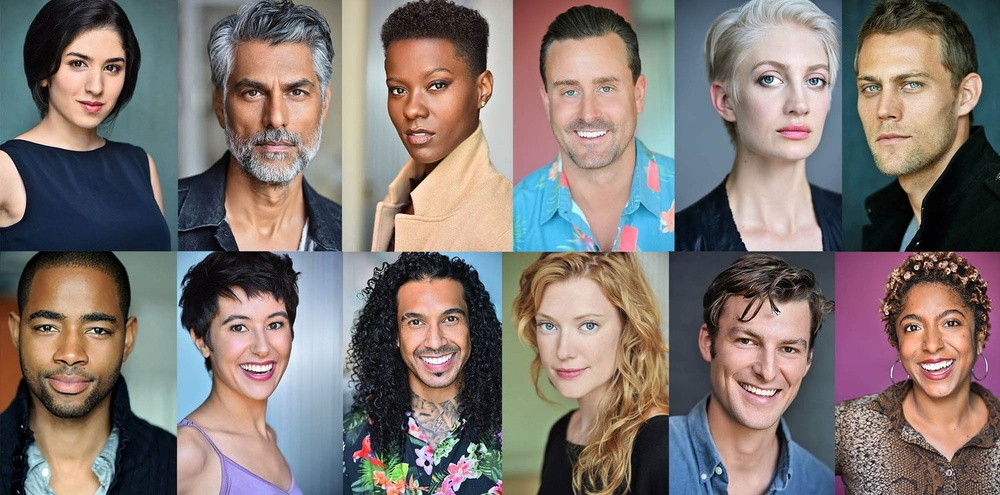
#> input picture homeworks/hw1/images/headshots.jpeg, 1000 x 495 px, shrunk from 1500 x 743 before the run
$ python thermalVision.py
#> lines starting #> are read from the running program, lines starting #| are printed output that depends on the picture
"""
Faux thermal vision filter.

Michael Massone
5/29/2024
CS5330
Homework 1
"""

##################################################################################################
## Libraries
##################################################################################################

import sys
from pathlib import Path
import cv2
import numpy as np
import matplotlib.pyplot as plt
from PIL import Image


##################################################################################################
# Pathing
##################################################################################################

# set file paths
BASE_DIR = Path.cwd() # get working dir
IMAGE_FILENAME = 'headshots'
FILE_EXT = '.jpeg'
IMAGE_PATH = BASE_DIR / 'images' # path to images

print('Current working directory:', BASE_DIR)


##################################################################################################
## Functions
##################################################################################################
def show_image(image_path: Path, color_mode=0, image_name=IMAGE_FILENAME, show=False):
    '''
    Description: This function displays an image using openCV.

        https://docs.opencv.org/4.x/d4/da8/group__imgcodecs.html

    Inputs:
            image_path (Path): Path to image.
             color_mode(int)->0: openCV image colormode:
                                                     0 = grayscale (default)
                                                     1 = RGB
                                                    -1 = unchanged for original image
            image_name (str): Name for image, default is file name of image.
            show(bool)->False: If True will display image using matplotlib.

    Outputs:
            image_name (str): Image name
                   img (ndarray): cv2 image

    '''

    try:
        # Create openCV image obj
        img = cv2.imread(str(image_path), color_mode)

        # Dheck img create successfully
        if img is None:
            raise FileNotFoundError(f"No image found at {str(image_path)}.")


        # convert color channel order
        if color_mode != 0:
            img = cv2.cvtColor(img, cv2.COLOR_BGR2RGB) # cv2 (BGR) -> matplotlib (RGB)

        # display image
        if show:
            if color_mode == 0:
                plt.imshow(img, cmap='gray')
            else:
                plt.imshow(img)
            plt.title(image_name)
            plt.show()

        return  image_name, img


    except FileNotFoundError as e:
        print(e, file=sys.stderr)
        return None
    except Exception as e:
        print(f"An unexpected error occurred: {e}", file=sys.stderr)
        return None

##################################################################################################
def thermalVision(img):
    '''
    Description:    Creates a faux thermal vision rendering of a grayscale img by mapping
                    the grayscale values to an 256 step interpolation from B->G-R.

    Inputs:
            img (ndarray): Grayscale image as ndarray

    Outputs:
            thermal_img (ndarray): faux thermal image

    '''
    # get dimensions of image
    height, width = img.shape

    # create new 3d array for color image
    thermal_img = np.zeros([height, width, 3], dtype=np.uint8)

    # define the colors in RGB format
    BLUE = np.array([255, 0, 0])
    GREEN = np.array([127, 255, 127])
    RED = np.array([0, 0, 255])

    # steps to interpolate
    steps = int(256/2)

    # interpolation factors
    interp_factors = np.linspace(0, 1, steps)

    # init lists to hold the interpolated values
    interpolated_colors_B2G = []
    interpolated_colors_G2R = []

    # interpolate between BLUE and GREEN for 0->127
    for factor in interp_factors:
        interpolated_color = (1 - factor) * BLUE + factor * GREEN
        interpolated_colors_B2G.append(interpolated_color)

    # interpolate between GREEN and RED for 128->255
    for factor in interp_factors:
        interpolated_color = (1 - factor) * GREEN + factor * RED
        interpolated_colors_G2R.append(interpolated_color)

    # convert to uint8
    interpolated_colors_B2G = np.array(interpolated_colors_B2G, dtype=np.uint8)
    interpolated_colors_G2R = np.array(interpolated_colors_G2R, dtype=np.uint8)

    # concat array into a single range
    thermal_color_range = np.concatenate((interpolated_colors_B2G, interpolated_colors_G2R), axis=0)
    print(thermal_color_range)

    for i in range(height):
        for j in range(width):
            # print some of the mapping to check
            #if img[i][j] % 50 == 0:
                #print(str(img[i][j]) + " -> " + str(thermal_color_range[img[i][j]]))
            thermal_img[i][j] = thermal_color_range[img[i][j]]

    return thermal_img


##################################################################################################
## Main
##################################################################################################
def main():

    # read and show orignal image
    image_name, img = show_image((IMAGE_PATH / (IMAGE_FILENAME + FILE_EXT)),
                                 color_mode=1
                                 )
#> in show_image, img is the input picture: shape (495, 1000, 3); mean B, G, R 113.4, 117.4, 127.6
#> image_name = 'headshots'

    # read and show orignal image
    grayscale_image_name, grayscale_img = show_image((IMAGE_PATH / (IMAGE_FILENAME + FILE_EXT)),
                                                     color_mode=0,
                                                     image_name= IMAGE_FILENAME +'_grayscale'
                                                     )
#> call 2 of show_image, with color_mode = 0, image_name = 'headshots_grayscale', show = False
#> in show_image (call 2), `img = cv2.imread(str(image_path), color_mode)`:
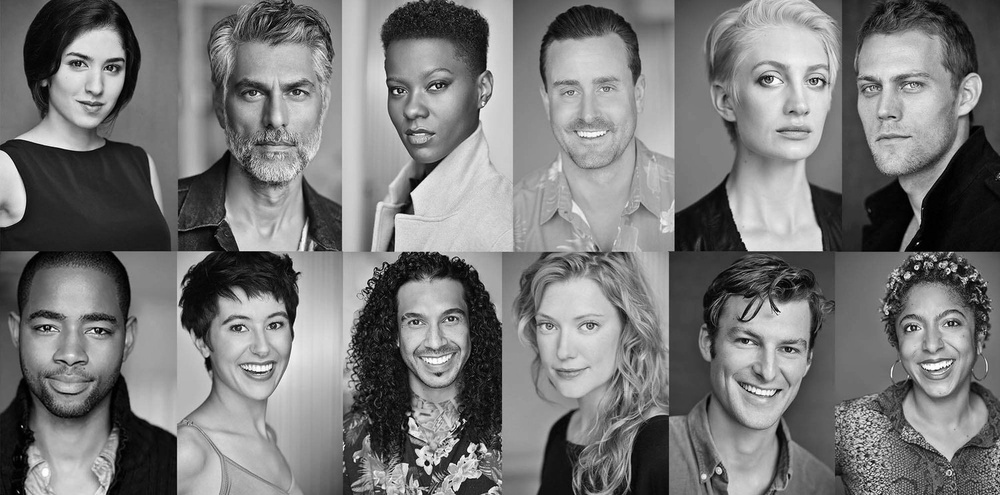
#> img: shape (495, 1000); min 0, max 255, mean 120
#> grayscale_image_name = 'headshots_grayscale'

    # create thermal image
    thermal_img = thermalVision(grayscale_img)
#> after the loop in thermalVision, `for i in range(height):`:
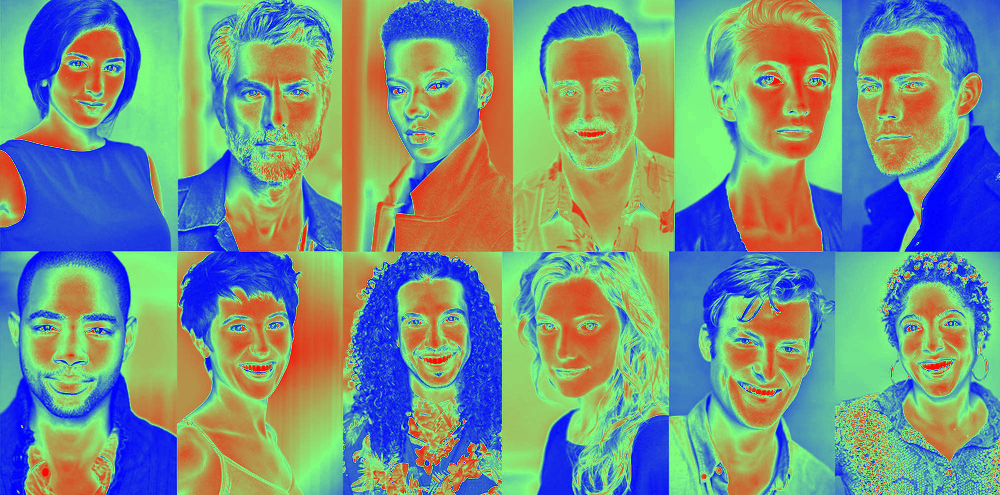
#> thermal_img: shape (495, 1000, 3); mean of channels 0, 1, 2 134.5, 147.6, 119.5; drawn as B, G, R
    thermal_img_name = IMAGE_FILENAME + '_thermal'
    thermal_img_path = thermal_img_name + '.jpg'

    # BGR -> RGB
    thermal_img = thermal_img[...,::-1]

    # save image a .jpg using pil
    pil_img = Image.fromarray(thermal_img)
    pil_img.save(IMAGE_PATH / thermal_img_path)

    # read and show image
    thermal_image_name, thermal_img = show_image((IMAGE_PATH / thermal_img_path),
                                                 color_mode=1,
                                                 image_name=thermal_img_name,
                                                 )
#> call 3 of show_image, with color_mode = 1, image_name = 'headshots_thermal', show = False
#> in show_image (call 3), `img = cv2.imread(str(image_path), color_mode)`:
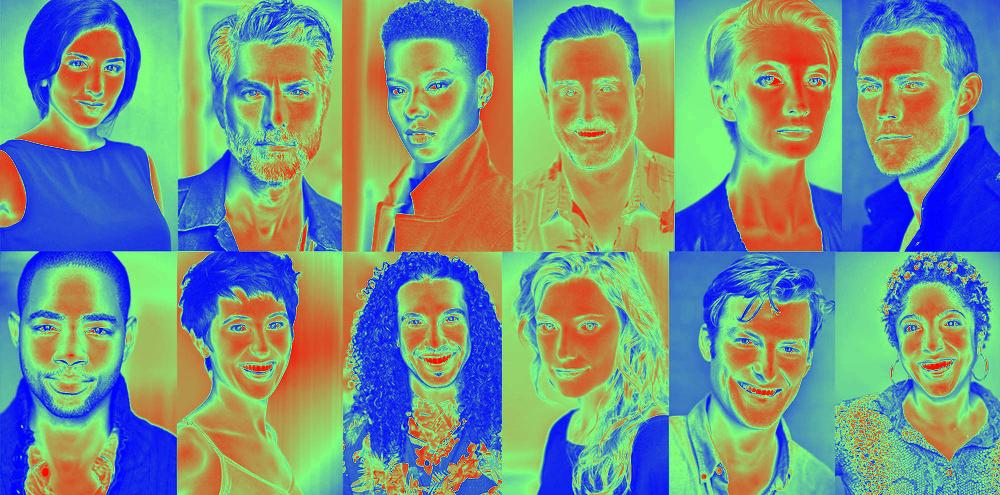
#> img: shape (495, 1000, 3); mean B, G, R 134.5, 147.6, 119.5
#> thermal_image_name = 'headshots_thermal'

    # plot together
    fig, axs = plt.subplots(3, 1, figsize=(5, 9))

    axs[0].imshow(img)
    axs[0].set_title(image_name)
    axs[0].axis('off')

    axs[1].imshow(grayscale_img, cmap='gray')
    axs[1].set_title(grayscale_image_name)
    axs[1].axis('off')

    axs[2].imshow(thermal_img)
    axs[2].set_title(thermal_image_name)
    axs[2].axis('off')

    plt.tight_layout()
    plt.savefig('images/thermal_results.png')
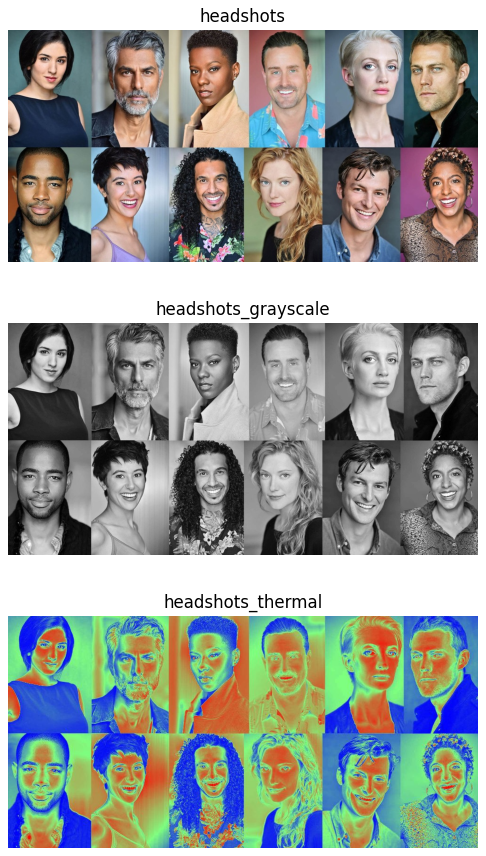
#> figure drawn by matplotlib, 3 panels
    plt.show()

##################################################################################################
## END
##################################################################################################
if __name__ == '__main__':
    main()

$ run again, with homeworks/hw1/images/dark_image_equalized.jpg copied over homeworks/hw1/images/headshots.jpeg
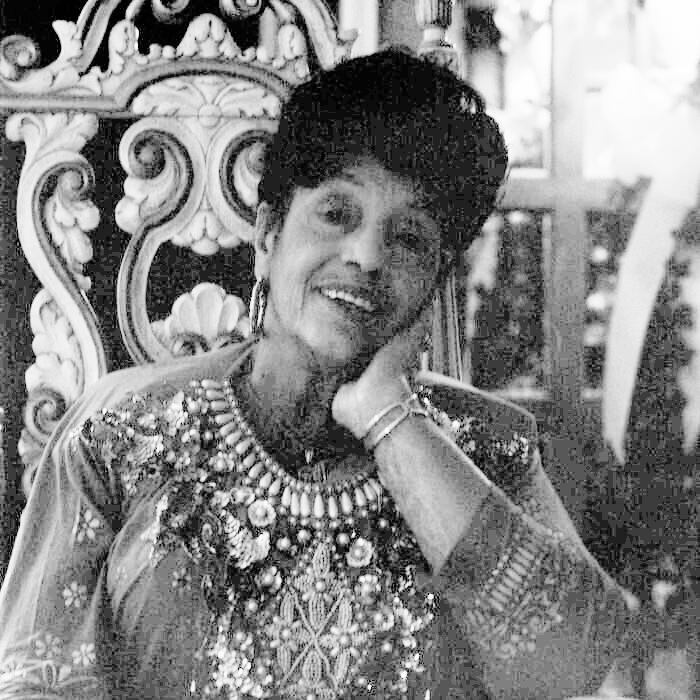
#> input picture homeworks/hw1/images/dark_image_equalized.jpg, 700 x 700 px
#> in show_image, img is the input picture: shape (700, 700, 3); min 0, max 255, mean 134
#> image_name = 'headshots'
#> grayscale_image_name = 'headshots_grayscale'
#> in show_image (call 3), `img = cv2.imread(str(image_path), color_mode)`:
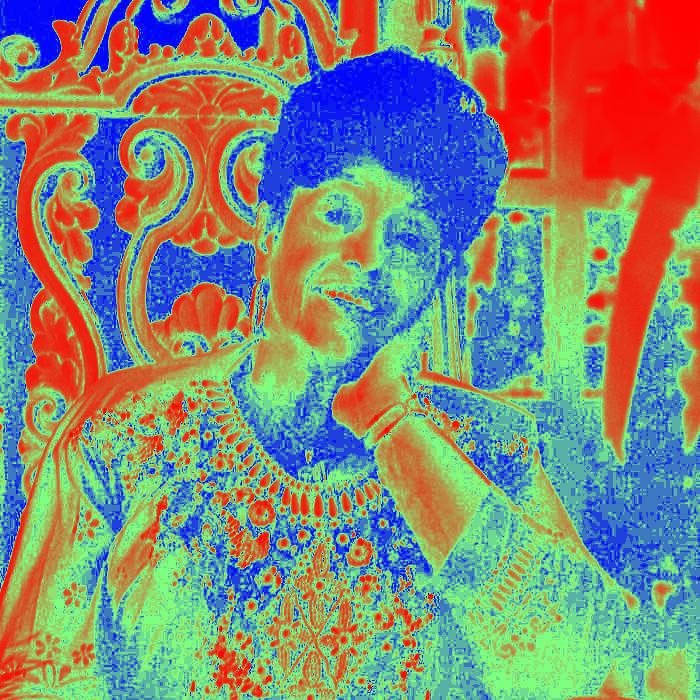
#> img: shape (700, 700, 3); mean B, G, R 120.5, 135.8, 133.5
#> thermal_image_name = 'headshots_thermal'
#> in main, `plt.savefig('images/thermal_results.png')`:
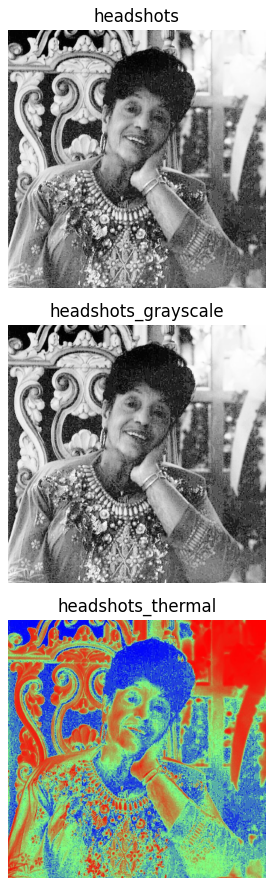
#> figure drawn by matplotlib, 3 panels
